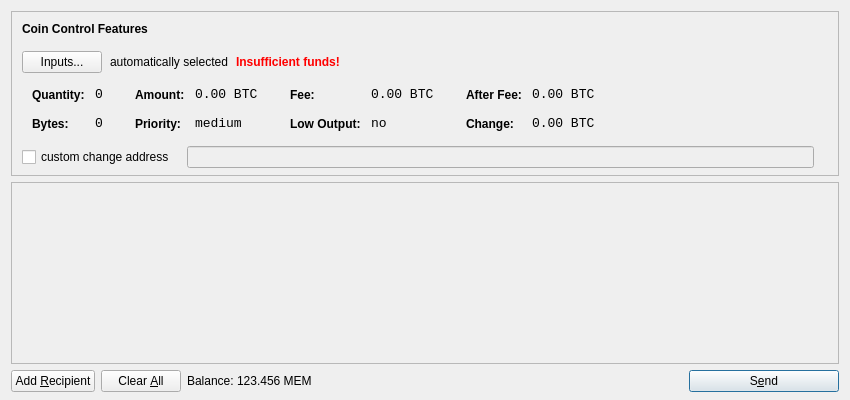
<?xml version="1.0" encoding="UTF-8"?>
<ui version="4.0">
 <class>SendCoinsDialog</class>
 <widget class="QDialog" name="SendCoinsDialog">
  <property name="geometry">
   <rect>
    <x>0</x>
    <y>0</y>
    <width>850</width>
    <height>400</height>
   </rect>
  </property>
  <property name="windowTitle">
   <string>Send Coins</string>
  </property>
  <layout class="QVBoxLayout" name="verticalLayout" stretch="0,1,0">
   <property name="bottomMargin">
    <number>8</number>
   </property>
   <item>
    <widget class="QFrame" name="frameCoinControl">
     <property name="sizePolicy">
      <sizepolicy hsizetype="Expanding" vsizetype="Expanding">
       <horstretch>0</horstretch>
       <verstretch>0</verstretch>
      </sizepolicy>
     </property>
     <property name="maximumSize">
      <size>
       <width>16777215</width>
       <height>16777215</height>
      </size>
     </property>
     <property name="frameShape">
      <enum>QFrame::StyledPanel</enum>
     </property>
     <property name="frameShadow">
      <enum>QFrame::Sunken</enum>
     </property>
     <layout class="QVBoxLayout" name="verticalLayoutCoinControl2">
      <property name="spacing">
       <number>-1</number>
      </property>
      <property name="leftMargin">
       <number>0</number>
      </property>
      <property name="topMargin">
       <number>0</number>
      </property>
      <property name="rightMargin">
       <number>0</number>
      </property>
      <property name="bottomMargin">
       <number>6</number>
      </property>
      <item>
       <layout class="QVBoxLayout" name="verticalLayoutCoinControl" stretch="0,0,0,0,1">
        <property name="spacing">
         <number>0</number>
        </property>
        <property name="leftMargin">
         <number>10</number>
        </property>
        <property name="topMargin">
         <number>10</number>
        </property>
        <item>
         <layout class="QHBoxLayout" name="horizontalLayoutCoinControl1">
          <property name="bottomMargin">
           <number>15</number>
          </property>
          <item>
           <widget class="QLabel" name="labelCoinControlFeatures">
            <property name="sizePolicy">
             <sizepolicy hsizetype="Preferred" vsizetype="Maximum">
              <horstretch>0</horstretch>
              <verstretch>0</verstretch>
             </sizepolicy>
            </property>
            <property name="font">
             <font>
              <weight>75</weight>
              <bold>true</bold>
             </font>
            </property>
            <property name="styleSheet">
             <string notr="true">font-weight:bold;</string>
            </property>
            <property name="text">
             <string>Coin Control Features</string>
            </property>
           </widget>
          </item>
         </layout>
        </item>
        <item>
         <layout class="QHBoxLayout" name="horizontalLayoutCoinControl2" stretch="0,0,0,0">
          <property name="spacing">
           <number>8</number>
          </property>
          <property name="bottomMargin">
           <number>10</number>
          </property>
          <item>
           <widget class="QPushButton" name="pushButtonCoinControl">
            <property name="styleSheet">
             <string notr="true"/>
            </property>
            <property name="text">
             <string>Inputs...</string>
            </property>
           </widget>
          </item>
          <item>
           <widget class="QLabel" name="labelCoinControlAutomaticallySelected">
            <property name="text">
             <string>automatically selected</string>
            </property>
            <property name="margin">
             <number>5</number>
            </property>
           </widget>
          </item>
          <item>
           <widget class="QLabel" name="labelCoinControlInsuffFunds">
            <property name="font">
             <font>
              <weight>75</weight>
              <bold>true</bold>
             </font>
            </property>
            <property name="styleSheet">
             <string notr="true">color:red;font-weight:bold;</string>
            </property>
            <property name="text">
             <string>Insufficient funds!</string>
            </property>
            <property name="margin">
             <number>5</number>
            </property>
           </widget>
          </item>
          <item>
           <spacer name="horizontalSpacerCoinControl">
            <property name="orientation">
             <enum>Qt::Horizontal</enum>
            </property>
            <property name="sizeHint" stdset="0">
             <size>
              <width>40</width>
              <height>1</height>
             </size>
            </property>
           </spacer>
          </item>
         </layout>
        </item>
        <item>
         <widget class="QWidget" name="widgetCoinControl" native="true">
          <property name="sizePolicy">
           <sizepolicy hsizetype="Preferred" vsizetype="Preferred">
            <horstretch>0</horstretch>
            <verstretch>0</verstretch>
           </sizepolicy>
          </property>
          <property name="minimumSize">
           <size>
            <width>0</width>
            <height>0</height>
           </size>
          </property>
          <property name="styleSheet">
           <string notr="true"/>
          </property>
          <layout class="QHBoxLayout" name="horizontalLayoutCoinControl5">
           <property name="margin">
            <number>0</number>
           </property>
           <item>
            <layout class="QHBoxLayout" name="horizontalLayoutCoinControl3" stretch="0,0,0,1">
             <property name="spacing">
              <number>20</number>
             </property>
             <property name="topMargin">
              <number>0</number>
             </property>
             <property name="bottomMargin">
              <number>10</number>
             </property>
             <item>
              <layout class="QFormLayout" name="formLayoutCoinControl1">
               <property name="horizontalSpacing">
                <number>10</number>
               </property>
               <property name="verticalSpacing">
                <number>14</number>
               </property>
               <property name="leftMargin">
                <number>10</number>
               </property>
               <property name="topMargin">
                <number>4</number>
               </property>
               <property name="rightMargin">
                <number>6</number>
               </property>
               <item row="0" column="0">
                <widget class="QLabel" name="labelCoinControlQuantityText">
                 <property name="styleSheet">
                  <string notr="true">font-weight:bold;</string>
                 </property>
                 <property name="text">
                  <string>Quantity:</string>
                 </property>
                 <property name="margin">
                  <number>0</number>
                 </property>
                </widget>
               </item>
               <item row="0" column="1">
                <widget class="QLabel" name="labelCoinControlQuantity">
                 <property name="font">
                  <font>
                   <family>Monospace</family>
                   <pointsize>10</pointsize>
                  </font>
                 </property>
                 <property name="cursor">
                  <cursorShape>IBeamCursor</cursorShape>
                 </property>
                 <property name="contextMenuPolicy">
                  <enum>Qt::ActionsContextMenu</enum>
                 </property>
                 <property name="text">
                  <string notr="true">0</string>
                 </property>
                 <property name="margin">
                  <number>0</number>
                 </property>
                 <property name="textInteractionFlags">
                  <set>Qt::LinksAccessibleByMouse|Qt::TextSelectableByKeyboard|Qt::TextSelectableByMouse</set>
                 </property>
                </widget>
               </item>
               <item row="1" column="0">
                <widget class="QLabel" name="labelCoinControlBytesText">
                 <property name="styleSheet">
                  <string notr="true">font-weight:bold;</string>
                 </property>
                 <property name="text">
                  <string>Bytes:</string>
                 </property>
                </widget>
               </item>
               <item row="1" column="1">
                <widget class="QLabel" name="labelCoinControlBytes">
                 <property name="font">
                  <font>
                   <family>Monospace</family>
                   <pointsize>10</pointsize>
                  </font>
                 </property>
                 <property name="cursor">
                  <cursorShape>IBeamCursor</cursorShape>
                 </property>
                 <property name="contextMenuPolicy">
                  <enum>Qt::ActionsContextMenu</enum>
                 </property>
                 <property name="text">
                  <string notr="true">0</string>
                 </property>
                 <property name="textInteractionFlags">
                  <set>Qt::LinksAccessibleByMouse|Qt::TextSelectableByKeyboard|Qt::TextSelectableByMouse</set>
                 </property>
                </widget>
               </item>
              </layout>
             </item>
             <item>
              <layout class="QFormLayout" name="formLayoutCoinControl2">
               <property name="horizontalSpacing">
                <number>10</number>
               </property>
               <property name="verticalSpacing">
                <number>14</number>
               </property>
               <property name="leftMargin">
                <number>6</number>
               </property>
               <property name="topMargin">
                <number>4</number>
               </property>
               <property name="rightMargin">
                <number>6</number>
               </property>
               <item row="0" column="0">
                <widget class="QLabel" name="labelCoinControlAmountText">
                 <property name="styleSheet">
                  <string notr="true">font-weight:bold;</string>
                 </property>
                 <property name="text">
                  <string>Amount:</string>
                 </property>
                 <property name="margin">
                  <number>0</number>
                 </property>
                </widget>
               </item>
               <item row="0" column="1">
                <widget class="QLabel" name="labelCoinControlAmount">
                 <property name="font">
                  <font>
                   <family>Monospace</family>
                   <pointsize>10</pointsize>
                  </font>
                 </property>
                 <property name="cursor">
                  <cursorShape>IBeamCursor</cursorShape>
                 </property>
                 <property name="contextMenuPolicy">
                  <enum>Qt::ActionsContextMenu</enum>
                 </property>
                 <property name="text">
                  <string notr="true">0.00 BTC</string>
                 </property>
                 <property name="textInteractionFlags">
                  <set>Qt::LinksAccessibleByMouse|Qt::TextSelectableByKeyboard|Qt::TextSelectableByMouse</set>
                 </property>
                </widget>
               </item>
               <item row="1" column="0">
                <widget class="QLabel" name="labelCoinControlPriorityText">
                 <property name="styleSheet">
                  <string notr="true">font-weight:bold;</string>
                 </property>
                 <property name="text">
                  <string>Priority:</string>
                 </property>
                </widget>
               </item>
               <item row="1" column="1">
                <widget class="QLabel" name="labelCoinControlPriority">
                 <property name="font">
                  <font>
                   <family>Monospace</family>
                   <pointsize>10</pointsize>
                  </font>
                 </property>
                 <property name="cursor">
                  <cursorShape>IBeamCursor</cursorShape>
                 </property>
                 <property name="contextMenuPolicy">
                  <enum>Qt::ActionsContextMenu</enum>
                 </property>
                 <property name="text">
                  <string>medium</string>
                 </property>
                 <property name="textInteractionFlags">
                  <set>Qt::LinksAccessibleByMouse|Qt::TextSelectableByKeyboard|Qt::TextSelectableByMouse</set>
                 </property>
                </widget>
               </item>
              </layout>
             </item>
             <item>
              <layout class="QFormLayout" name="formLayoutCoinControl3">
               <property name="horizontalSpacing">
                <number>10</number>
               </property>
               <property name="verticalSpacing">
                <number>14</number>
               </property>
               <property name="leftMargin">
                <number>6</number>
               </property>
               <property name="topMargin">
                <number>4</number>
               </property>
               <property name="rightMargin">
                <number>6</number>
               </property>
               <item row="0" column="0">
                <widget class="QLabel" name="labelCoinControlFeeText">
                 <property name="styleSheet">
                  <string notr="true">font-weight:bold;</string>
                 </property>
                 <property name="text">
                  <string>Fee:</string>
                 </property>
                 <property name="margin">
                  <number>0</number>
                 </property>
                </widget>
               </item>
               <item row="0" column="1">
                <widget class="QLabel" name="labelCoinControlFee">
                 <property name="font">
                  <font>
                   <family>Monospace</family>
                   <pointsize>10</pointsize>
                  </font>
                 </property>
                 <property name="cursor">
                  <cursorShape>IBeamCursor</cursorShape>
                 </property>
                 <property name="contextMenuPolicy">
                  <enum>Qt::ActionsContextMenu</enum>
                 </property>
                 <property name="text">
                  <string notr="true">0.00 BTC</string>
                 </property>
                 <property name="textInteractionFlags">
                  <set>Qt::LinksAccessibleByMouse|Qt::TextSelectableByKeyboard|Qt::TextSelectableByMouse</set>
                 </property>
                </widget>
               </item>
               <item row="1" column="0">
                <widget class="QLabel" name="labelCoinControlLowOutputText">
                 <property name="styleSheet">
                  <string notr="true">font-weight:bold;</string>
                 </property>
                 <property name="text">
                  <string>Low Output:</string>
                 </property>
                </widget>
               </item>
               <item row="1" column="1">
                <widget class="QLabel" name="labelCoinControlLowOutput">
                 <property name="font">
                  <font>
                   <family>Monospace</family>
                   <pointsize>10</pointsize>
                  </font>
                 </property>
                 <property name="cursor">
                  <cursorShape>IBeamCursor</cursorShape>
                 </property>
                 <property name="contextMenuPolicy">
                  <enum>Qt::ActionsContextMenu</enum>
                 </property>
                 <property name="text">
                  <string>no</string>
                 </property>
                 <property name="textInteractionFlags">
                  <set>Qt::LinksAccessibleByMouse|Qt::TextSelectableByKeyboard|Qt::TextSelectableByMouse</set>
                 </property>
                </widget>
               </item>
              </layout>
             </item>
             <item>
              <layout class="QFormLayout" name="formLayoutCoinControl4">
               <property name="horizontalSpacing">
                <number>10</number>
               </property>
               <property name="verticalSpacing">
                <number>14</number>
               </property>
               <property name="leftMargin">
                <number>6</number>
               </property>
               <property name="topMargin">
                <number>4</number>
               </property>
               <property name="rightMargin">
                <number>6</number>
               </property>
               <item row="0" column="0">
                <widget class="QLabel" name="labelCoinControlAfterFeeText">
                 <property name="styleSheet">
                  <string notr="true">font-weight:bold;</string>
                 </property>
                 <property name="text">
                  <string>After Fee:</string>
                 </property>
                 <property name="margin">
                  <number>0</number>
                 </property>
                </widget>
               </item>
               <item row="0" column="1">
                <widget class="QLabel" name="labelCoinControlAfterFee">
                 <property name="font">
                  <font>
                   <family>Monospace</family>
                   <pointsize>10</pointsize>
                  </font>
                 </property>
                 <property name="cursor">
                  <cursorShape>IBeamCursor</cursorShape>
                 </property>
                 <property name="contextMenuPolicy">
                  <enum>Qt::ActionsContextMenu</enum>
                 </property>
                 <property name="text">
                  <string notr="true">0.00 BTC</string>
                 </property>
                 <property name="textInteractionFlags">
                  <set>Qt::LinksAccessibleByMouse|Qt::TextSelectableByKeyboard|Qt::TextSelectableByMouse</set>
                 </property>
                </widget>
               </item>
               <item row="1" column="0">
                <widget class="QLabel" name="labelCoinControlChangeText">
                 <property name="styleSheet">
                  <string notr="true">font-weight:bold;</string>
                 </property>
                 <property name="text">
                  <string>Change:</string>
                 </property>
                </widget>
               </item>
               <item row="1" column="1">
                <widget class="QLabel" name="labelCoinControlChange">
                 <property name="font">
                  <font>
                   <family>Monospace</family>
                   <pointsize>10</pointsize>
                  </font>
                 </property>
                 <property name="cursor">
                  <cursorShape>IBeamCursor</cursorShape>
                 </property>
                 <property name="contextMenuPolicy">
                  <enum>Qt::ActionsContextMenu</enum>
                 </property>
                 <property name="text">
                  <string notr="true">0.00 BTC</string>
                 </property>
                 <property name="textInteractionFlags">
                  <set>Qt::LinksAccessibleByMouse|Qt::TextSelectableByKeyboard|Qt::TextSelectableByMouse</set>
                 </property>
                </widget>
               </item>
              </layout>
             </item>
            </layout>
           </item>
          </layout>
         </widget>
        </item>
        <item>
         <layout class="QHBoxLayout" name="horizontalLayoutCoinControl4" stretch="0,0,0">
          <property name="spacing">
           <number>12</number>
          </property>
          <property name="sizeConstraint">
           <enum>QLayout::SetDefaultConstraint</enum>
          </property>
          <property name="topMargin">
           <number>5</number>
          </property>
          <property name="rightMargin">
           <number>5</number>
          </property>
          <item>
           <widget class="QCheckBox" name="checkBoxCoinControlChange">
            <property name="text">
             <string>custom change address</string>
            </property>
           </widget>
          </item>
          <item>
           <widget class="QLineEdit" name="lineEditCoinControlChange">
            <property name="enabled">
             <bool>false</bool>
            </property>
            <property name="sizePolicy">
             <sizepolicy hsizetype="Expanding" vsizetype="Fixed">
              <horstretch>0</horstretch>
              <verstretch>0</verstretch>
             </sizepolicy>
            </property>
           </widget>
          </item>
          <item>
           <widget class="QLabel" name="labelCoinControlChangeLabel">
            <property name="sizePolicy">
             <sizepolicy hsizetype="Preferred" vsizetype="Expanding">
              <horstretch>0</horstretch>
              <verstretch>0</verstretch>
             </sizepolicy>
            </property>
            <property name="minimumSize">
             <size>
              <width>0</width>
              <height>0</height>
             </size>
            </property>
            <property name="text">
             <string/>
            </property>
            <property name="margin">
             <number>3</number>
            </property>
           </widget>
          </item>
         </layout>
        </item>
        <item>
         <spacer name="verticalSpacerCoinControl">
          <property name="orientation">
           <enum>Qt::Vertical</enum>
          </property>
          <property name="sizeHint" stdset="0">
           <size>
            <width>800</width>
            <height>1</height>
           </size>
          </property>
         </spacer>
        </item>
       </layout>
      </item>
     </layout>
    </widget>
   </item>
   <item>
    <widget class="QScrollArea" name="scrollArea">
     <property name="widgetResizable">
      <bool>true</bool>
     </property>
     <widget class="QWidget" name="scrollAreaWidgetContents">
      <property name="geometry">
       <rect>
        <x>0</x>
        <y>0</y>
        <width>830</width>
        <height>165</height>
       </rect>
      </property>
      <layout class="QVBoxLayout" name="verticalLayout_2">
       <property name="margin">
        <number>0</number>
       </property>
       <item>
        <layout class="QVBoxLayout" name="entries">
         <property name="spacing">
          <number>6</number>
         </property>
        </layout>
       </item>
       <item>
        <spacer name="verticalSpacer">
         <property name="orientation">
          <enum>Qt::Vertical</enum>
         </property>
         <property name="sizeHint" stdset="0">
          <size>
           <width>20</width>
           <height>40</height>
          </size>
         </property>
        </spacer>
       </item>
      </layout>
     </widget>
    </widget>
   </item>
   <item>
    <layout class="QHBoxLayout" name="horizontalLayout">
     <item>
      <widget class="QPushButton" name="addButton">
       <property name="toolTip">
        <string>Send to multiple recipients at once</string>
       </property>
       <property name="text">
        <string>Add &amp;Recipient</string>
       </property>
       <property name="icon">
        <iconset resource="../bitcoin.qrc">
         <normaloff>:/icons/add</normaloff>:/icons/add</iconset>
       </property>
       <property name="autoDefault">
        <bool>false</bool>
       </property>
      </widget>
     </item>
     <item>
      <widget class="QPushButton" name="clearButton">
       <property name="sizePolicy">
        <sizepolicy hsizetype="Minimum" vsizetype="Fixed">
         <horstretch>0</horstretch>
         <verstretch>0</verstretch>
        </sizepolicy>
       </property>
       <property name="toolTip">
        <string>Remove all transaction fields</string>
       </property>
       <property name="text">
        <string>Clear &amp;All</string>
       </property>
       <property name="icon">
        <iconset resource="../bitcoin.qrc">
         <normaloff>:/icons/remove</normaloff>:/icons/remove</iconset>
       </property>
       <property name="autoRepeatDelay">
        <number>300</number>
       </property>
       <property name="autoDefault">
        <bool>false</bool>
       </property>
      </widget>
     </item>
     <item>
      <layout class="QHBoxLayout" name="horizontalLayout_2">
       <property name="spacing">
        <number>3</number>
       </property>
       <item>
        <widget class="QLabel" name="label">
         <property name="text">
          <string>Balance:</string>
         </property>
        </widget>
       </item>
       <item>
        <widget class="QLabel" name="labelBalance">
         <property name="cursor">
          <cursorShape>IBeamCursor</cursorShape>
         </property>
         <property name="text">
          <string>123.456 MEM</string>
         </property>
         <property name="textInteractionFlags">
          <set>Qt::LinksAccessibleByMouse|Qt::TextSelectableByKeyboard|Qt::TextSelectableByMouse</set>
         </property>
        </widget>
       </item>
      </layout>
     </item>
     <item>
      <spacer name="horizontalSpacer">
       <property name="orientation">
        <enum>Qt::Horizontal</enum>
       </property>
       <property name="sizeHint" stdset="0">
        <size>
         <width>40</width>
         <height>20</height>
        </size>
       </property>
      </spacer>
     </item>
     <item>
      <widget class="QPushButton" name="sendButton">
       <property name="minimumSize">
        <size>
         <width>150</width>
         <height>0</height>
        </size>
       </property>
       <property name="toolTip">
        <string>Confirm the send action</string>
       </property>
       <property name="text">
        <string>S&amp;end</string>
       </property>
       <property name="icon">
        <iconset resource="../bitcoin.qrc">
         <normaloff>:/icons/send</normaloff>:/icons/send</iconset>
       </property>
       <property name="default">
        <bool>true</bool>
       </property>
      </widget>
     </item>
    </layout>
   </item>
  </layout>
 </widget>
 <resources>
  <include location="../bitcoin.qrc"/>
 </resources>
 <connections/>
</ui>
